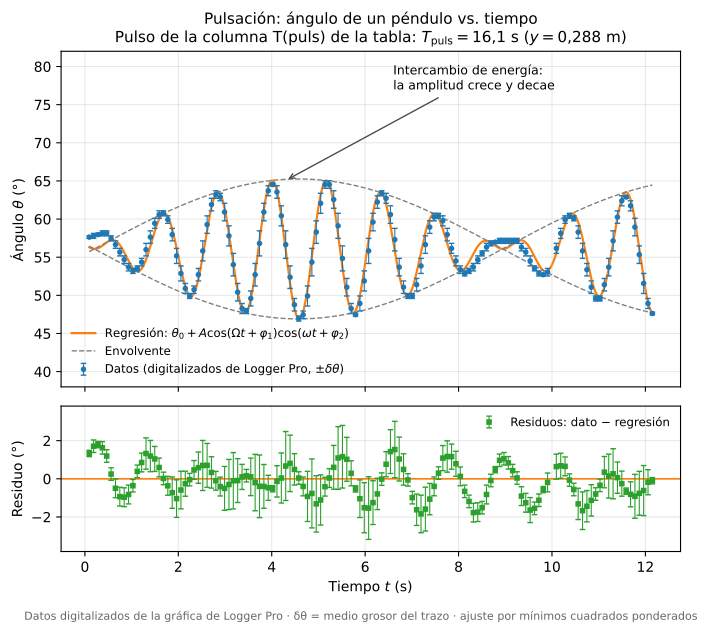

Python code for this plot:
"""Ángulo vs. tiempo de un péndulo con pulsación (resorte en y = 0,288 m).

Los datos se digitalizan de la captura de Logger Pro (logger_pro_pulsacion.png),
ver digitalizacion.py.

Se ajusta el modelo de pulsación
    theta(t) = theta0 + A cos(Omega t + phi1) cos(omega t + phi2),
con omega = (omega_a + omega_s)/2 y Omega = (omega_a - omega_s)/2.
"""

import matplotlib.pyplot as plt
import numpy as np
from scipy.optimize import curve_fit

from digitalizacion import digitalizar

t, th, dth = digitalizar(step=3)


def modelo(t, theta0, A, Omega, phi1, omega, phi2):
    return theta0 + A * np.cos(Omega * t + phi1) * np.cos(omega * t + phi2)


# Valores iniciales: envolvente con mínimos en t ~ 1 s y t ~ 9 s, periodo rápido ~ 1,15 s
Omega0 = np.pi / 8.05
p0 = [th.mean(), 8.0, Omega0, np.pi / 2 - Omega0 * 1.0, 2 * np.pi / 1.15, 0.0]
popt, pcov = curve_fit(modelo, t, th, p0=p0, sigma=dth, absolute_sigma=True, maxfev=20000)
perr = np.sqrt(np.diag(pcov))
theta0, A, Omega, phi1, omega, phi2 = popt
dOmega, domega = perr[2], perr[4]

res = th - modelo(t, *popt)
chi2_red = np.sum((res / dth) ** 2) / (len(t) - len(popt))

ws = omega - abs(Omega)
wa = omega + abs(Omega)
dw = np.hypot(domega, dOmega)
T_env = np.pi / abs(Omega)
dT_env = T_env * dOmega / abs(Omega)

print(f"Puntos digitalizados: {len(t)}")
print(f"theta0 = {theta0:.2f} ± {perr[0]:.2f} grados, A = {abs(A):.2f} ± {perr[1]:.2f} grados")
print(f"omega (portadora) = {omega:.3f} ± {domega:.3f} rad/s")
print(f"Omega (envolvente) = {abs(Omega):.4f} ± {dOmega:.4f} rad/s")
print(f"omega_s = {ws:.3f} ± {dw:.3f} rad/s, omega_a = {wa:.3f} ± {dw:.3f} rad/s")
print(f"Periodo de la envolvente pi/Omega = {T_env:.2f} ± {dT_env:.2f} s")
print(f"chi2 reducido = {chi2_red:.2f}")

fig, (ax, axr) = plt.subplots(
    2,
    1,
    figsize=(8, 6.5),
    sharex=True,
    gridspec_kw={"height_ratios": [3, 1.3], "hspace": 0.08},
)

t_line = np.linspace(t.min(), t.max(), 1500)
ax.plot(
    t_line,
    modelo(t_line, *popt),
    color="C1",
    lw=1.6,
    label=r"Regresión: $\theta_0 + A\cos(\Omega t+\varphi_1)\cos(\omega t+\varphi_2)$",
    zorder=1,
)
env = abs(A) * np.abs(np.cos(Omega * t_line + phi1))
ax.plot(t_line, theta0 + env, color="0.5", lw=1, ls="--", label="Envolvente", zorder=1)
ax.plot(t_line, theta0 - env, color="0.5", lw=1, ls="--", zorder=1)
ax.errorbar(
    t,
    th,
    yerr=dth,
    fmt="o",
    color="C0",
    ecolor="C0",
    elinewidth=0.8,
    capsize=2,
    ms=3,
    label=r"Datos (digitalizados de Logger Pro, $\pm\delta\theta$)",
    zorder=2,
)

ax.annotate(
    "Intercambio de energía:\nla amplitud crece y decae",
    xy=(4.3, theta0 + abs(A) * 0.98),
    xytext=(6.6, 77),
    fontsize=9,
    arrowprops=dict(arrowstyle="->", color="0.3"),
)

ax.set_ylabel(r"Ángulo $\theta$ (°)")
ax.set_title(
    "Pulsación: ángulo de un péndulo vs. tiempo\n"
    r"Pulso de la columna T(puls) de la tabla: $T_{\mathrm{puls}} = 16{,}1$ s ($y = 0{,}288$ m)",
    fontsize=11,
)
ax.set_ylim(38, 82)
ax.grid(alpha=0.3)
ax.legend(loc="lower left", frameon=False, fontsize=8.5)

axr.axhline(0, color="C1", lw=1.2)
axr.errorbar(
    t,
    res,
    yerr=dth,
    fmt="s",
    color="C2",
    ecolor="C2",
    elinewidth=0.8,
    capsize=2,
    ms=3,
    label="Residuos: dato − regresión",
)
axr.set_xlabel(r"Tiempo $t$ (s)")
axr.set_ylabel("Residuo (°)")
axr.grid(alpha=0.3)
axr.legend(loc="upper right", frameon=False, fontsize=8.5)
lim = 1.2 * np.max(np.abs(res) + dth)
axr.set_ylim(-lim, lim)

fig.text(
    0.5,
    0.005,
    "Datos digitalizados de la gráfica de Logger Pro · δθ = medio grosor del trazo · ajuste por mínimos cuadrados ponderados",
    ha="center",
    fontsize=8,
    color="0.4",
)

fig.savefig("pulsacion.png", dpi=200, bbox_inches="tight")
fig.savefig("pulsacion.pdf", bbox_inches="tight")
